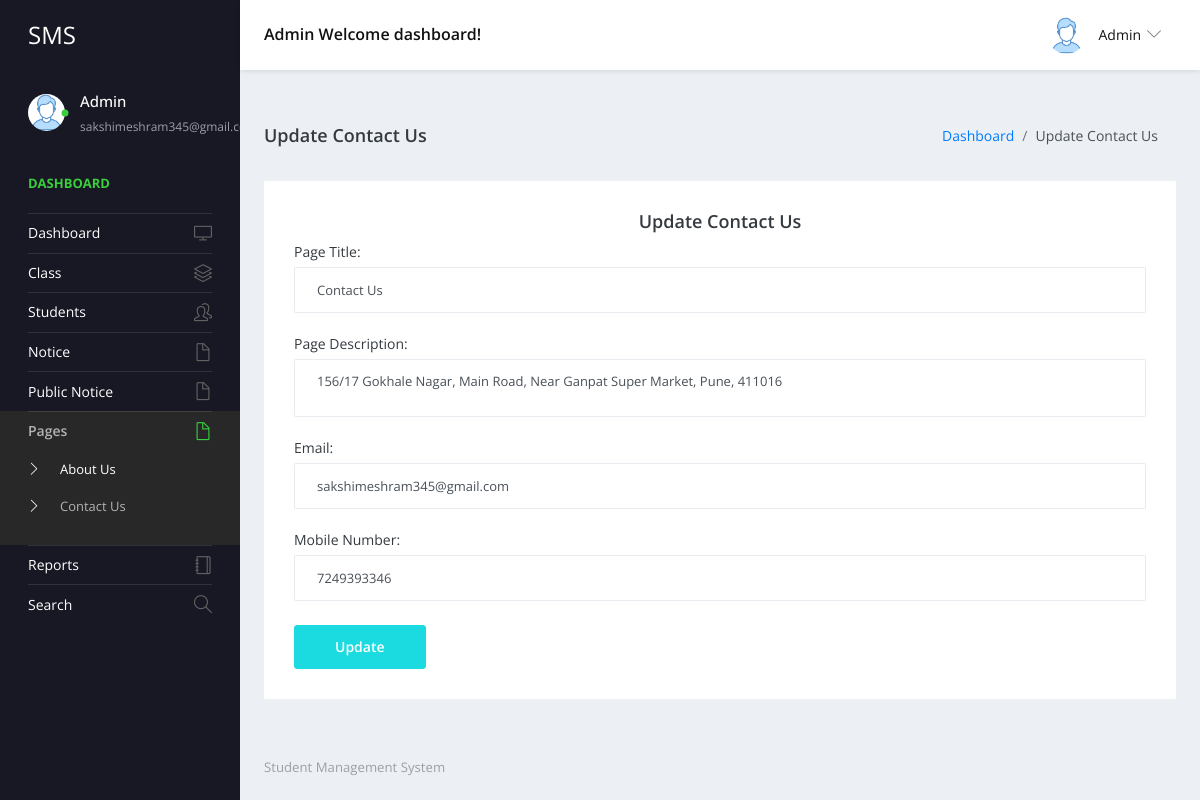
/studentms/admin/contact-us.php (signed in), run on the app's committed database.
### tables this page shows
CREATE TABLE `tblpage` (
  `ID` int NOT NULL,
  `PageType` varchar(200) DEFAULT NULL,
  `PageTitle` mediumtext,
  `PageDescription` mediumtext,
  `Email` varchar(200) DEFAULT NULL,
  `MobileNumber` bigint DEFAULT NULL,
  `UpdationDate` date DEFAULT NULL
);

### studentms/admin/contact-us.php (the view, shortened to what this page needs)
<?php
include('includes/dbconnection.php');
if (strlen($_SESSION['sturecmsaid']==0)) {
  header('location:logout.php');
  } else{
  ?>
<!DOCTYPE html>
<html lang="en">
  <head>
    <link rel="stylesheet" href="vendors/simple-line-icons/css/simple-line-icons.css">
    <link rel="stylesheet" href="vendors/flag-icon-css/css/flag-icon.min.css">
    <link rel="stylesheet" href="vendors/css/vendor.bundle.base.css">
    <link rel="stylesheet" href="vendors/select2/select2.min.css">
    <link rel="stylesheet" href="vendors/select2-bootstrap-theme/select2-bootstrap.min.css">
    <link rel="stylesheet" href="css/style.css" />
  </head>
  <body>
    <div class="container-scroller">
     <?php include_once('includes/header.php');?>
      <div class="container-fluid page-body-wrapper">
      <?php include_once('includes/sidebar.php');?>
        <div class="main-panel">
          <div class="content-wrapper">
            <div class="page-header">
              <h3 class="page-title"> Update Contact Us </h3>
              <nav aria-label="breadcrumb">
                <ol class="breadcrumb">
                  <li class="breadcrumb-item"><a href="dashboard.php">Dashboard</a></li>
                  <li class="breadcrumb-item active" aria-current="page"> Update Contact Us</li>
                </ol>
              </nav>
            </div>
            <div class="row">
              <div class="col-12 grid-margin stretch-card">
                <div class="card">
                  <div class="card-body">
                    <h4 class="card-title" style="text-align: center;">Update Contact Us</h4>
                    <form class="forms-sample" method="post">
                      <?php
$sql="SELECT * from  tblpage where PageType='contactus'";
$query = $dbh -> prepare($sql);
$query->execute();
$results=$query->fetchAll(PDO::FETCH_OBJ);
$cnt=1;
if($query->rowCount() > 0)
{
foreach($results as $row)
{               ?>
                      <div class="form-group">
                        <label for="exampleInputName1">Page Title:</label>
                        <input type="text" name="pagetitle" value="<?php  echo $row->PageTitle;?>" class="form-control" required='true'>
                      </div>
                      <div class="form-group">
                        <label for="exampleInputName1">Page Description:</label>
                        <textarea type="text" name="pagedes" class="form-control" required='true'><?php  echo $row->PageDescription;?></textarea>
                      </div>
                      <div class="form-group">
                        <label for="exampleInputName1">Email:</label>
                        <input type="text" name="email" id="email" required="true" value="<?php  echo $row->Email;?>" class="form-control">
                      </div>
                      <div class="form-group">
                        <label for="exampleInputName1">Mobile Number:</label>
                        <input type="text" name="mobnum" id="mobnum" required="true" value="<?php  echo $row->MobileNumber;?>" class="form-control" maxlength="10" pattern="[0-9]+">
                      </div>
                      <?php $cnt=$cnt+1;}} ?>
                      <button type="submit" class="btn btn-primary mr-2" name="submit">Update</button>
                    </form>
                  </div>
                </div>
              </div>
            </div>
          </div>
         <?php include_once('includes/footer.php');?>
        </div>
      </div>
    </div>
  </body>
</html><?php }  ?>

### studentms/admin/includes/header.php (shortened to what this page needs)
 <nav class="navbar default-layout-navbar col-lg-12 col-12 p-0 fixed-top d-flex flex-row">
        <div class="navbar-brand-wrapper d-flex align-items-center">
          <a class="navbar-brand brand-logo" href="dashboard.php">
            <strong style="color: white;">SMS</strong>
          </a>
        </div><?php
         $aid= $_SESSION['sturecmsaid'];
$sql="SELECT * from tbladmin where ID=:aid";
$query = $dbh -> prepare($sql);
$query->bindParam(':aid',$aid,PDO::PARAM_STR);
$query->execute();
$results=$query->fetchAll(PDO::FETCH_OBJ);
$cnt=1;
if($query->rowCount() > 0)
{
foreach($results as $row)
{               ?>
        <div class="navbar-menu-wrapper d-flex align-items-center flex-grow-1">
          <h5 class="mb-0 font-weight-medium d-none d-lg-flex"><?php  echo htmlentities($row->AdminName);?> Welcome dashboard!</h5>
          <ul class="navbar-nav navbar-nav-right ml-auto">
            <li class="nav-item dropdown d-none d-xl-inline-flex user-dropdown">
              <a class="nav-link dropdown-toggle" id="UserDropdown" href="#" data-toggle="dropdown" aria-expanded="false">
                <img class="img-xs rounded-circle ml-2" src="images/faces/face8.jpg" alt="Profile image"> <span class="font-weight-normal"> <?php  echo htmlentities($row->AdminName);?> </span></a>
                <?php $cnt=$cnt+1;}} ?>
            </li>
          </ul>
        </div>
      </nav>

### studentms/admin/includes/sidebar.php (shortened to what this page needs)
<nav class="sidebar sidebar-offcanvas" id="sidebar">
          <ul class="nav">
            <li class="nav-item nav-profile">
              <a href="#" class="nav-link">
                <div class="profile-image">
                  <img class="img-xs rounded-circle" src="images/faces/face8.jpg" alt="profile image">
                  <div class="dot-indicator bg-success"></div>
                </div>
                <div class="text-wrapper">
                  <?php
         $aid= $_SESSION['sturecmsaid'];
$sql="SELECT * from tbladmin where ID=:aid";
$query = $dbh -> prepare($sql);
$query->bindParam(':aid',$aid,PDO::PARAM_STR);
$query->execute();
$results=$query->fetchAll(PDO::FETCH_OBJ);
$cnt=1;
if($query->rowCount() > 0)
{
foreach($results as $row)
{               ?>
                  <p class="profile-name"><?php  echo htmlentities($row->AdminName);?></p>
                  <p class="designation"><?php  echo htmlentities($row->Email);?></p><?php $cnt=$cnt+1;}} ?>
                </div>
              </a>
            </li>
            <li class="nav-item nav-category">
              <span class="nav-link">Dashboard</span>
            </li>
            <li class="nav-item">
              <a class="nav-link" href="dashboard.php">
                <span class="menu-title">Dashboard</span>
                <i class="icon-screen-desktop menu-icon"></i>
              </a>
            </li>
            <li class="nav-item">
              <a class="nav-link" data-toggle="collapse" href="#ui-basic" aria-expanded="false" aria-controls="ui-basic">
                <span class="menu-title">Class</span>
                <i class="icon-layers menu-icon"></i>
              </a>
            </li>
            <li class="nav-item">
              <a class="nav-link" data-toggle="collapse" href="#ui-basic1" aria-expanded="false" aria-controls="ui-basic1">
                <span class="menu-title">Students</span>
                <i class="icon-people menu-icon"></i>
              </a>
            </li>
            <li class="nav-item">
              <a class="nav-link" data-toggle="collapse" href="#auth" aria-expanded="false" aria-controls="auth">
                <span class="menu-title">Notice</span>
                <i class="icon-doc menu-icon"></i>
              </a>
            </li>
            <li class="nav-item">
              <a class="nav-link" data-toggle="collapse" href="#auth1" aria-expanded="false" aria-controls="auth">
                <span class="menu-title">Public Notice</span>
                <i class="icon-doc menu-icon"></i>
              </a>
              <li class="nav-item">
              <a class="nav-link" data-toggle="collapse" href="#auth2" aria-expanded="false" aria-controls="auth">
                <span class="menu-title">Pages</span>
                <i class="icon-doc menu-icon"></i>
              </a>
              <div class="collapse" id="auth2">
                <ul class="nav flex-column sub-menu">
                  <li class="nav-item"> <a class="nav-link" href="about-us.php"> About Us </a></li>
                  <li class="nav-item"> <a class="nav-link" href="contact-us.php"> Contact Us </a></li>
                </ul>
              </div>
            </li>
              <li class="nav-item">
              <a class="nav-link" href="between-dates-reports.php">
                <span class="menu-title">Reports</span>
                <i class="icon-notebook menu-icon"></i>
              </a>
            </li>
            <li class="nav-item">
              <a class="nav-link" href="search.php">
                <span class="menu-title">Search</span>
                <i class="icon-magnifier menu-icon"></i>
              </a>
            </li>
            </li>
          </ul>
        </nav>

### data on the page
tblpage: pagetitle "Contact Us", pagedes "156/17 Gokhale Nagar, Main Road, Near Ganpat Super Market, Pune, 411016", email "sakshimeshram345@gmail.com", mobnum "7249393346"

### other printed values
$row->AdminName "Admin"
